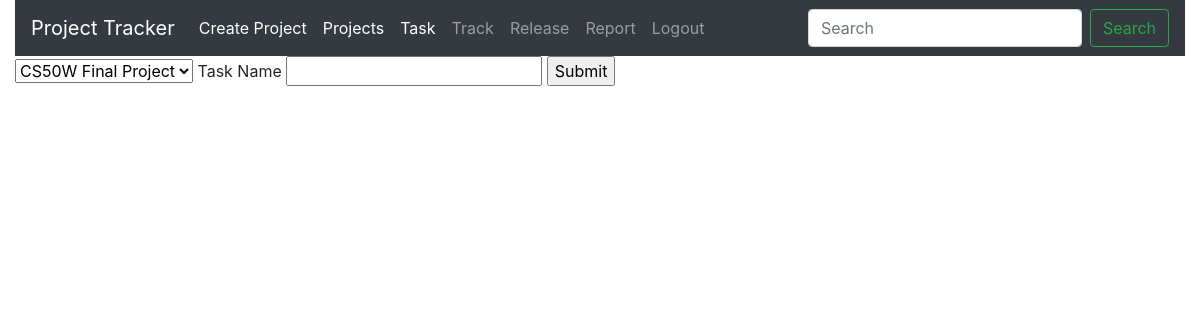
/Tasks (signed in), run on an earlier commit of the app's database.
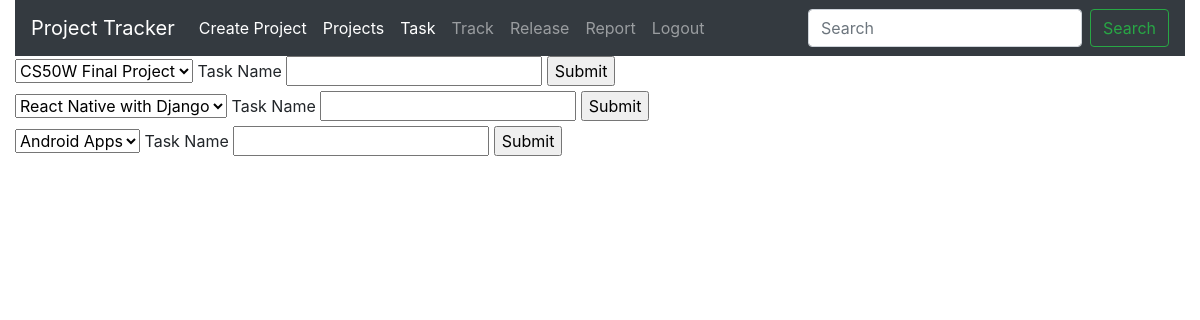
And on a later commit of the database.
### Pmanage/models.py (models this page shows)
class Project(models.Model):
    Project_name=models.CharField(max_length=64)
    team=models.IntegerField()
    complete_percentage=models.IntegerField()
    createdate=datetime.datetime.now()
    max_day=models.IntegerField()

### Pmanage/views.py (the view)
# urls.py: path("Tasks",views.tasks,name="Task"),
@login_required
def tasks(request):
    p=Project.objects.all()
    return render(request, "Pmanage/createplan.html", {"Project":p})

### Pmanage/templates/Pmanage/createplan.html (shortened to what this page needs)
{% extends 'Pmanage/layout.html' %}
{% block body %}
{% for pro in Project %}
<form action="{% url 'Cplan' pro.id %}" method="POST">
    <select>
    <option name="projectname" value="pro.id">{{pro.Project_name}}</option>
</select>
<label>Task Name</label>
<input type="text" name="taskname">
<input type="submit" id="submit">
</form>
{% endfor %}
{% endblock %}

What changed in the data, as far as the page shows it:
added Project: Project_name "React Native with Django"
added Project: Project_name "Android Apps"
